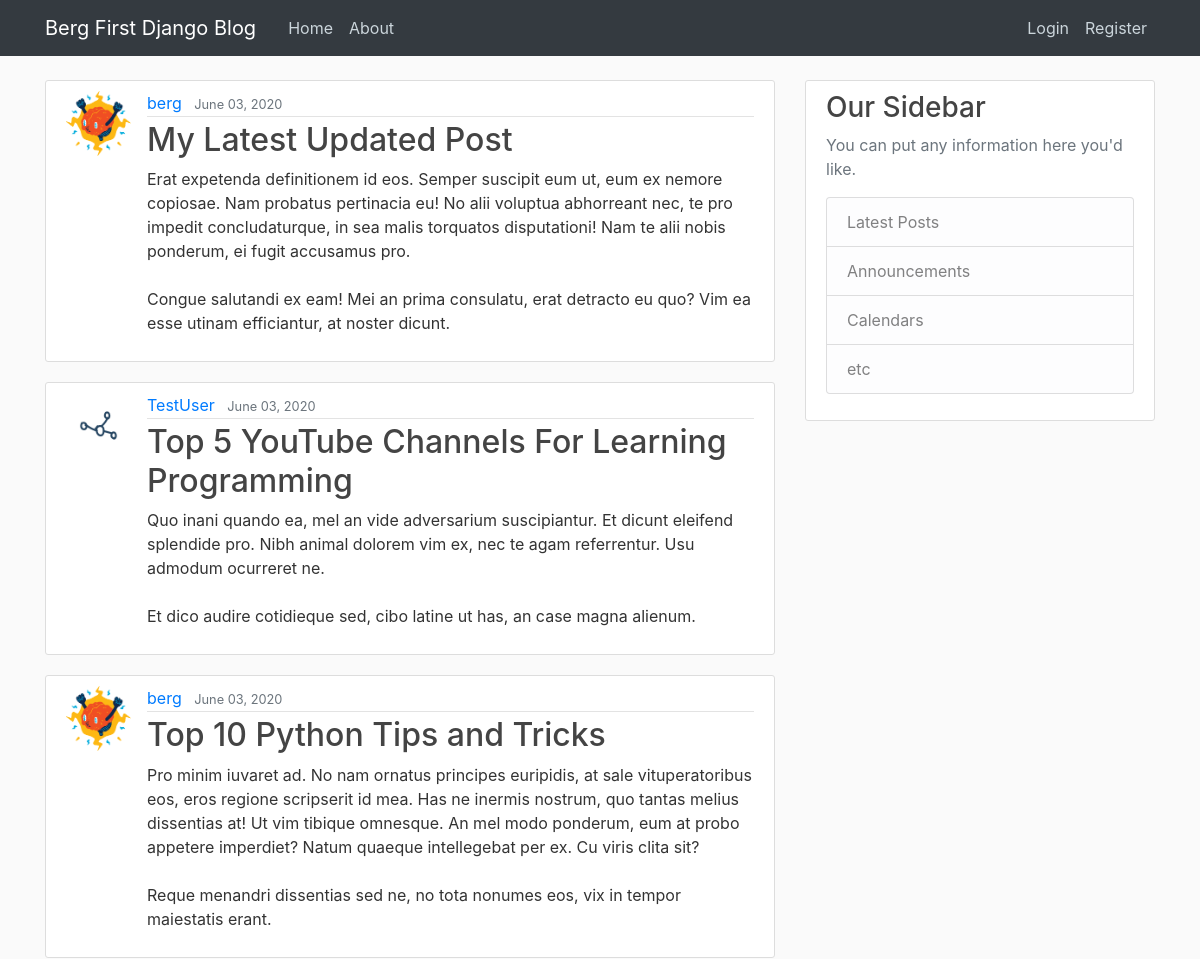
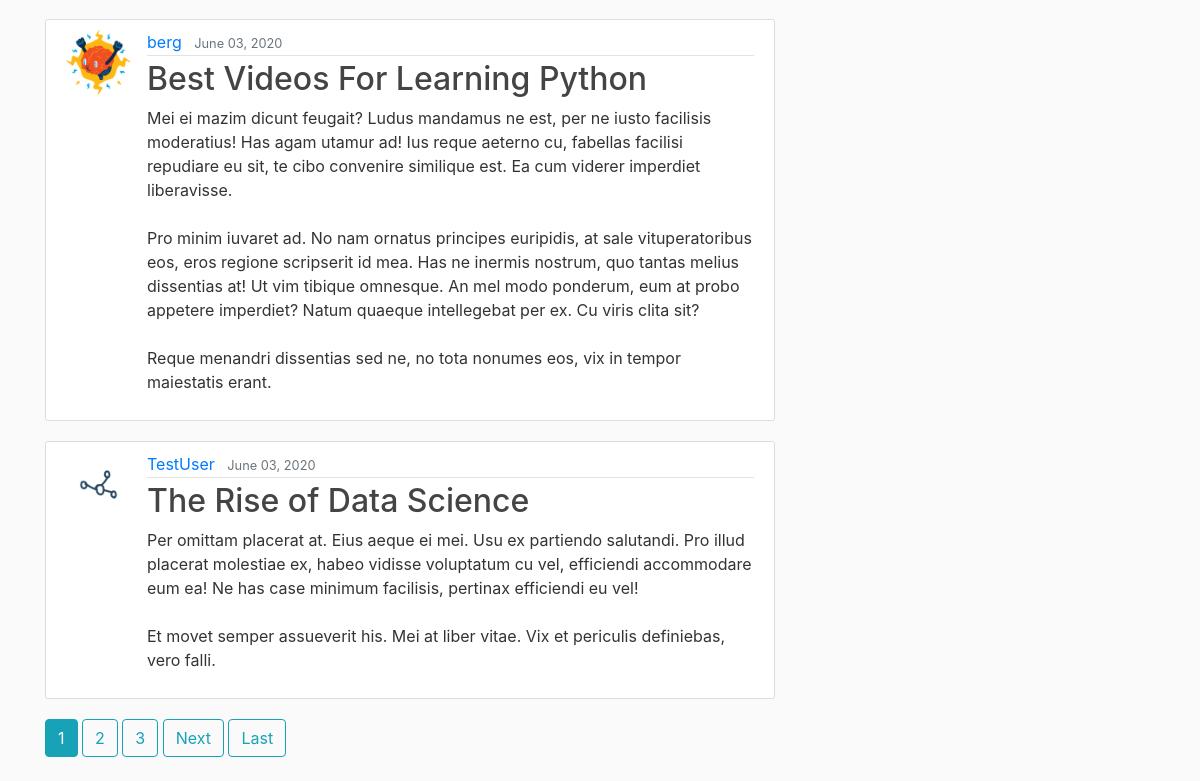
Before: / with the older database file (2 pictures, top to bottom).
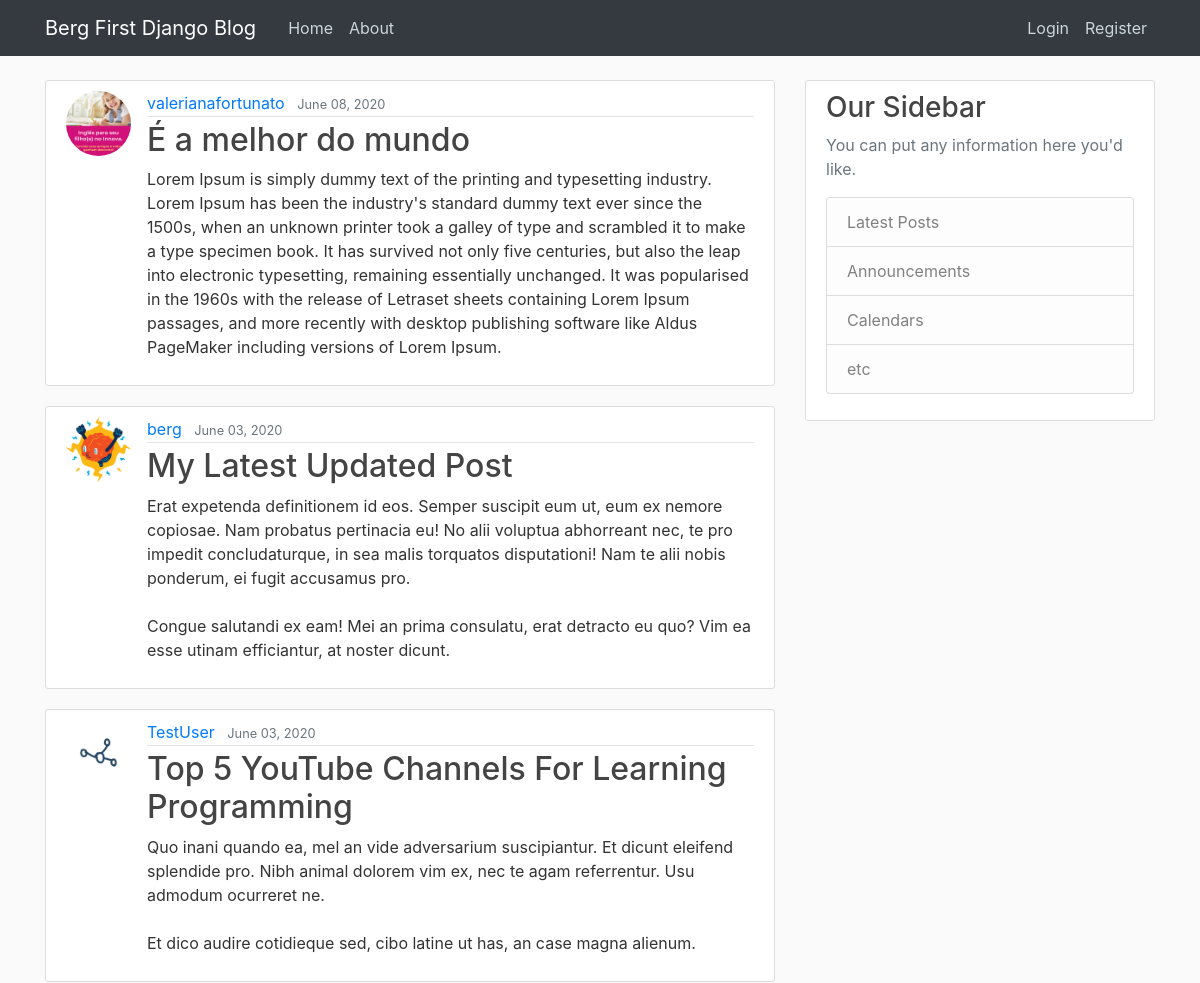
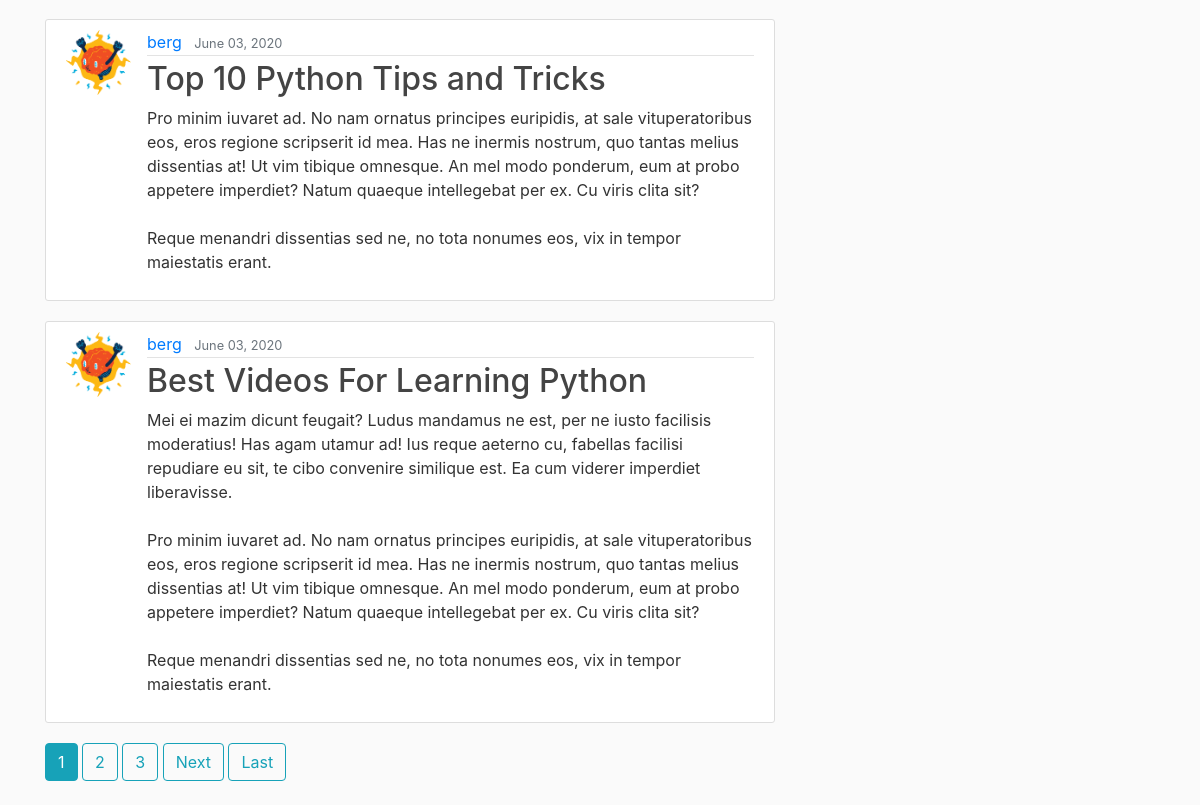
After: the same page with the newer database file (2 pictures, top to bottom).
### blog/models.py (models this page shows, shortened)
class Post(models.Model):
  title = models.CharField(max_length=100)
  content = models.TextField()
  date_posted = models.DateTimeField(default=timezone.now)
  author = models.ForeignKey(User, on_delete=models.CASCADE)

### users/models.py (models this page shows, shortened)
class Profile(models.Model):
  user = models.OneToOneField(User, on_delete=models.CASCADE)
  image = models.ImageField(default='default.jpg', upload_to='profile_pics')

### blog/views.py (the view)
# urls.py: path('', PostListView.as_view(), name='blog-home'),
class PostListView(ListView):
  model = Post
  template_name = 'blog/home.html'
  context_object_name = 'posts'
  ordering = ['-date_posted']
  paginate_by = 5

### blog/templates/blog/home.html (shortened to what this page needs)
{% extends "blog/base.html" %}
{% block content %}
  {% for post in posts%}
  <article class="media content-section">
    <img class="rounded-circle article-img" src="{{ post.author.profile.image.url }}">
    <div class="media-body">
      <div class="article-metadata">
        <a class="mr-2" href="{% url 'user-posts' post.author.username %}">{{ post.author }}</a>
        <small class="text-muted">{{ post.date_posted|date:"F d, Y" }}</small>
      </div>
      <h2><a class="article-title" href="{% url 'post-detail' post.id%}">{{ post.title }}</a></h2>
      <p class="article-content">{{ post.content }}</p>
    </div>
  </article>
  {% endfor %}
  {% if is_paginated %}
    {% for num in page_obj.paginator.page_range %}
      {% if page_obj.number == num %}
        <a class="btn btn-info mb-4" href="?page={{ num }}">{{ num }}</a>
      {% elif num > page_obj.number|add:'-3' and num < page_obj.number|add:'3' %}
        <a class="btn btn-outline-info mb-4" href="?page={{ num }}">{{ num }}</a>
      {% endif %}
    {% endfor %}
    {% if page_obj.has_next %}
      <a class="btn btn-outline-info mb-4" href="?page={{ page_obj.next_page_number }}">Next</a>
      <a class="btn btn-outline-info mb-4" href="?page={{ page_obj.paginator.num_pages }}">Last</a>
    {% endif %}
  {% endif %}
{% endblock content %}

### blog/templates/blog/base.html (shortened to what this page needs)
{% load static %}
<!DOCTYPE html>
<html>
  <head>
    <link rel="stylesheet" href="https://maxcdn.bootstrapcdn.com/bootstrap/4.0.0/css/bootstrap.min.css">
    <link rel="stylesheet" type="text/css" href="{% static 'blog/main.css' %}">
  </head>
  <body>
    <header class="site-header">
      <nav class="navbar navbar-expand-md navbar-dark bg-dark fixed-top">
        <div class="container">
          <a class="navbar-brand mr-4" href="{% url 'blog-home' %}">Berg First Django Blog</a>
          <div class="collapse navbar-collapse" id="navbarToggle">
            <div class="navbar-nav mr-auto">
              <a class="nav-item nav-link" href="{% url 'blog-home' %}">Home</a>
              <a class="nav-item nav-link" href="{% url 'blog-about' %}">About</a>
            </div>
            <div class="navbar-nav">
              {% if user.is_authenticated %}
                <a class="nav-item nav-link btn btn-primary btn-sm mr-3" href="{% url 'post-create' %}">New Post</a>
                <a class="nav-item nav-link mr-3" href="{% url 'profile' %}">Profile</a>
                <a class="nav-item nav-link" href="{% url 'logout' %}">Logout</a>
              {% else %}
                <a class="nav-item nav-link" href="{% url 'login' %}">Login</a>
                <a class="nav-item nav-link" href="{% url 'register' %}">Register</a>
              {% endif %}
            </div>
          </div>
        </div>
      </nav>
    </header>
    <main role="main" class="container">
      <div class="row">
        <div class="col-md-8">
          {% block content %}{% endblock %}
        </div>
        <div class="col-md-4">
          <div class="content-section">
            <h3>Our Sidebar</h3>
            <p class='text-muted'>You can put any information here you'd like.
              <ul class="list-group">
                <li class="list-group-item list-group-item-light">Latest Posts</li>
                <li class="list-group-item list-group-item-light">Announcements</li>
                <li class="list-group-item list-group-item-light">Calendars</li>
                <li class="list-group-item list-group-item-light">etc</li>
              </ul>
            </p>
          </div>
        </div>
      </div>
    </main>
  </body>
</html>

### blog/static/blog/main.css (style rules this page uses)
body { background: #fafafa; color: #333333; margin-top: 5rem; }
h1, h2, h3, h4, h5, h6 { color: #444444; }
ul { margin: 0; }
.site-header .navbar-nav .nav-link { color: #cbd5db; }
.content-section { background: #ffffff; padding: 10px 20px; border: 1px solid #dddddd; border-radius: 3px; margin-bottom: 20px; }
.article-title { color: #444444; }
.article-content { white-space: pre-line; }
.article-img { height: 65px; width: 65px; margin-right: 16px; }
.article-metadata { padding-bottom: 1px; margin-bottom: 4px; border-bottom: 1px solid #e3e3e3 }

Changed rows visible on the page:
no longer on this page (row unchanged): Post: author.profile.image (picture), author "TestUser", date_posted "June 03, 2020", title "The Rise of Data Science", content "Per omittam placerat at. Eius aeque ei mei. Usu ex partiendo salutandi. Pro illud placerat molestiae ex, habeo vidisse voluptatum cu vel, efficiendi accommodare eum ea! Ne has case minimum facilisis, pertinax efficiendi eu vel! Et movet semper assueverit his. Mei at liber vitae. Vix et periculis definiebas, vero falli."
added Post: author.profile.image (picture), author "valerianafortunato", date_posted "June 08, 2020", title "É a melhor do mundo", content "Lorem Ipsum is simply dummy text of the printing and typesetting industry. Lorem Ipsum has been the industry's standard dummy text ever since the 1500s, when an unknown printer took a galley of type and scrambled it to make a type specimen book. It has survived not only five centuries, but also the leap into electronic typesetting, remaining essentially unchanged. It was popularised in the 1960s with the release of Letraset sheets containing Lorem Ipsum passages, and more recently with desktop publishing software like Aldus PageMaker including versions of Lorem Ipsum."
